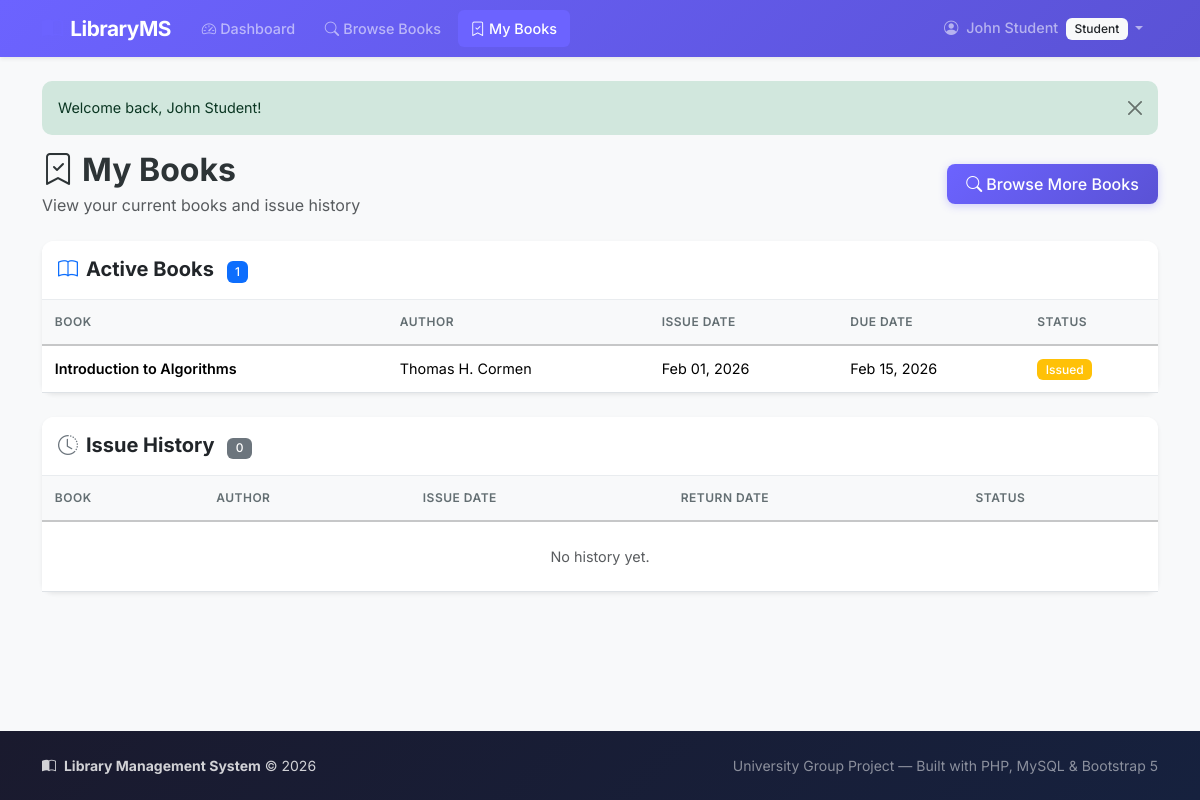
/user/my_books.php (signed in), run on the app's committed database.
### tables this page shows
CREATE TABLE IF NOT EXISTS `issued_books` (
    `id` INT AUTO_INCREMENT PRIMARY KEY,
    `book_id` INT NOT NULL,
    `user_id` INT NOT NULL,                       
    `issued_by` INT DEFAULT NULL,                 
    `issue_date` DATE DEFAULT NULL,               
    `due_date` DATE DEFAULT NULL,                 
    `return_date` DATE DEFAULT NULL,              
    `status` ENUM('Requested', 'Issued', 'Returned', 'Rejected') NOT NULL DEFAULT 'Requested',
    `created_at` TIMESTAMP DEFAULT CURRENT_TIMESTAMP,
    `updated_at` TIMESTAMP DEFAULT CURRENT_TIMESTAMP ON UPDATE CURRENT_TIMESTAMP,
    FOREIGN KEY (`book_id`) REFERENCES `books`(`id`) ON DELETE CASCADE,
    FOREIGN KEY (`user_id`) REFERENCES `users`(`id`) ON DELETE CASCADE,
    FOREIGN KEY (`issued_by`) REFERENCES `users`(`id`) ON DELETE SET NULL
);

CREATE TABLE IF NOT EXISTS `books` (
    `id` INT AUTO_INCREMENT PRIMARY KEY,
    `title` VARCHAR(255) NOT NULL,
    `author` VARCHAR(150) NOT NULL,
    `isbn` VARCHAR(20) DEFAULT NULL UNIQUE,
    `publisher` VARCHAR(150) DEFAULT NULL,
    `category_id` INT DEFAULT NULL,
    `qty_total` INT NOT NULL DEFAULT 1,           
    `qty_available` INT NOT NULL DEFAULT 1,       
    `added_by` INT DEFAULT NULL,                  
    `created_at` TIMESTAMP DEFAULT CURRENT_TIMESTAMP,
    `updated_at` TIMESTAMP DEFAULT CURRENT_TIMESTAMP ON UPDATE CURRENT_TIMESTAMP,
    FOREIGN KEY (`category_id`) REFERENCES `categories`(`id`) ON DELETE SET NULL,
    FOREIGN KEY (`added_by`) REFERENCES `users`(`id`) ON DELETE SET NULL
);

### user/my_books.php (the view, shortened to what this page needs)
<?php
require_once __DIR__ . '/../config/db.php';
$userId = $_SESSION['user_id'];
$stmt = $conn->prepare("
    SELECT ib.*, b.title as book_title, b.author, l.name as librarian_name
    FROM issued_books ib
    JOIN books b ON ib.book_id = b.id
    LEFT JOIN users l ON ib.issued_by = l.id
    WHERE ib.user_id = ? AND ib.status IN ('Issued', 'Requested')
    ORDER BY ib.created_at DESC
");
$stmt->bind_param("i", $userId);
$stmt->execute();
$currentBooks = $stmt->get_result();
$stmt = $conn->prepare("
    SELECT ib.*, b.title as book_title, b.author, l.name as librarian_name
    FROM issued_books ib
    JOIN books b ON ib.book_id = b.id
    LEFT JOIN users l ON ib.issued_by = l.id
    WHERE ib.user_id = ? AND ib.status IN ('Returned', 'Rejected')
    ORDER BY ib.updated_at DESC
");
$stmt->bind_param("i", $userId);
$stmt->execute();
$history = $stmt->get_result();
require_once __DIR__ . '/../includes/header.php';
?>
<div class="d-flex justify-content-between align-items-center mb-4">
    <div>
        <h2 class="fw-bold mb-1"><i class="bi bi-bookmark-check me-2"></i>My Books</h2>
        <p class="text-muted mb-0">View your current books and issue history</p>
    </div>
    <a href="<?php echo baseUrl(); ?>/user/view_books.php" class="btn btn-primary-custom">
        <i class="bi bi-search me-1"></i>Browse More Books
    </a>
</div>
<div class="card border-0 shadow-sm mb-4">
    <div class="card-header bg-white py-3">
        <h5 class="fw-bold mb-0">
            <i class="bi bi-book me-2 text-primary"></i>Active Books
            <span class="badge bg-primary ms-2"><?php echo $currentBooks->num_rows; ?></span>
        </h5>
    </div>
    <div class="card-body p-0">
        <div class="table-responsive">
            <table class="table table-hover mb-0">
                <thead class="table-light">
                    <tr>
                        <th>Book</th>
                        <th>Author</th>
                        <th>Issue Date</th>
                        <th>Due Date</th>
                        <th>Status</th>
                    </tr>
                </thead>
                <tbody>
                    <?php if ($currentBooks->num_rows > 0): ?>
                        <?php while ($row = $currentBooks->fetch_assoc()): ?>
                            <?php $isOverdue = ($row['status'] === 'Issued' && strtotime($row['due_date']) < time()); ?>
                            <tr class="<?php echo $isOverdue ? 'table-danger' : ''; ?>">
                                <td class="fw-semibold"><?php echo sanitize($row['book_title']); ?></td>
                                <td><?php echo sanitize($row['author']); ?></td>
                                <td><?php echo $row['issue_date'] ? date('M d, Y', strtotime($row['issue_date'])) : '—'; ?></td>
                                <td>
                                    <?php if ($row['due_date']): ?>
                                        <?php echo date('M d, Y', strtotime($row['due_date'])); ?>
                                    <?php else: ?>
                                        <span class="text-muted">Pending approval</span>
                                    <?php endif; ?>
                                </td>
                                <td>
                                    <?php
                                    $bc = $row['status'] === 'Issued' ? 'warning' : 'info';
                                    ?>
                                    <span class="badge bg-<?php echo $bc; ?>"><?php echo sanitize($row['status']); ?></span>
                                </td>
                            </tr>
                        <?php endwhile; ?>
                    <?php endif; ?>
                </tbody>
            </table>
        </div>
    </div>
</div>
<div class="card border-0 shadow-sm">
    <div class="card-header bg-white py-3">
        <h5 class="fw-bold mb-0">
            <i class="bi bi-clock-history me-2 text-secondary"></i>Issue History
            <span class="badge bg-secondary ms-2"><?php echo $history->num_rows; ?></span>
        </h5>
    </div>
    <div class="card-body p-0">
        <div class="table-responsive">
            <table class="table table-hover mb-0">
                <thead class="table-light">
                    <tr>
                        <th>Book</th>
                        <th>Author</th>
                        <th>Issue Date</th>
                        <th>Return Date</th>
                        <th>Status</th>
                    </tr>
                </thead>
                <tbody>
                    <?php if ($history->num_rows > 0): ?>
                        <?php while ($row = $history->fetch_assoc()): ?>
                            <tr>
                                <td class="fw-semibold"><?php echo sanitize($row['book_title']); ?></td>
                                <td><?php echo sanitize($row['author']); ?></td>
                                <td><?php echo $row['issue_date'] ? date('M d, Y', strtotime($row['issue_date'])) : '—'; ?></td>
                                <td><?php echo $row['return_date'] ? date('M d, Y', strtotime($row['return_date'])) : '—'; ?></td>
                                <td>
                                    <?php
                                    $bc = $row['status'] === 'Returned' ? 'success' : 'danger';
                                    ?>
                                    <span class="badge bg-<?php echo $bc; ?>"><?php echo sanitize($row['status']); ?></span>
                                </td>
                            </tr>
                        <?php endwhile; ?>
                    <?php else: ?>
                        <tr>
                            <td colspan="5" class="text-center py-4 text-muted">No history yet.</td>
                        </tr>
                    <?php endif; ?>
                </tbody>
            </table>
        </div>
    </div>
</div>
<?php require_once __DIR__ . '/../includes/footer.php'; ?>

### assets/css/style.css (style rules this page uses)
:root { --primary-color: #6c63ff; --primary-hover: #5a52d5; --primary-light: rgba(108, 99, 255, 0.1); --dark-bg: #1a1a2e; --dark-bg-light: #16213e; --text-primary: #2d3436; --text-muted: #636e72; --border-color: #e9ecef; --card-shadow: 0 2px 12px rgba(0, 0, 0, 0.08); --card-hover-shadow: 0 8px 25px rgba(0, 0, 0, 0.12); --transition-speed: 0.3s; }
body { font-family: 'Inter', -apple-system, BlinkMacSystemFont, 'Segoe UI', sans-serif; color: var(--text-primary); background-color: #f8f9fa; min-height: 100vh; display: flex; flex-direction: column; }
h1, h2, h3, h4, h5, h6 { font-weight: 600; }
a { color: var(--primary-color); transition: color var(--transition-speed); }
.btn-primary-custom { background: linear-gradient(135deg, var(--primary-color), var(--primary-hover)); border: none; color: #fff; font-weight: 500; padding: 0.5rem 1.2rem; border-radius: 8px; transition: all var(--transition-speed); box-shadow: 0 2px 8px rgba(108, 99, 255, 0.3); }
.card { border-radius: 12px; transition: all var(--transition-speed); }
.card-header { border-radius: 12px 12px 0 0 !important; border-bottom: 1px solid var(--border-color); }
.table { font-size: 0.9rem; }
.table thead th { font-weight: 600; text-transform: uppercase; font-size: 0.75rem; letter-spacing: 0.5px; color: var(--text-muted); border-bottom-width: 2px; padding: 0.8rem; }
.table tbody td { vertical-align: middle; padding: 0.75rem 0.8rem; }
.badge { font-weight: 500; font-size: 0.75rem; padding: 0.4em 0.7em; border-radius: 6px; }

### data on the page
issued_books: book.title "Introduction to Algorithms", book.author "Thomas H. Cormen", issue_date "Feb 01, 2026", due_date "Feb 15, 2026", status "Issued"

### other printed values
$_SESSION['name'] "John Student"
$_SESSION['role'] "Student"
$msg "Welcome back, John Student!"
$currentBooks->num_rows "1"
$history->num_rows "0"
